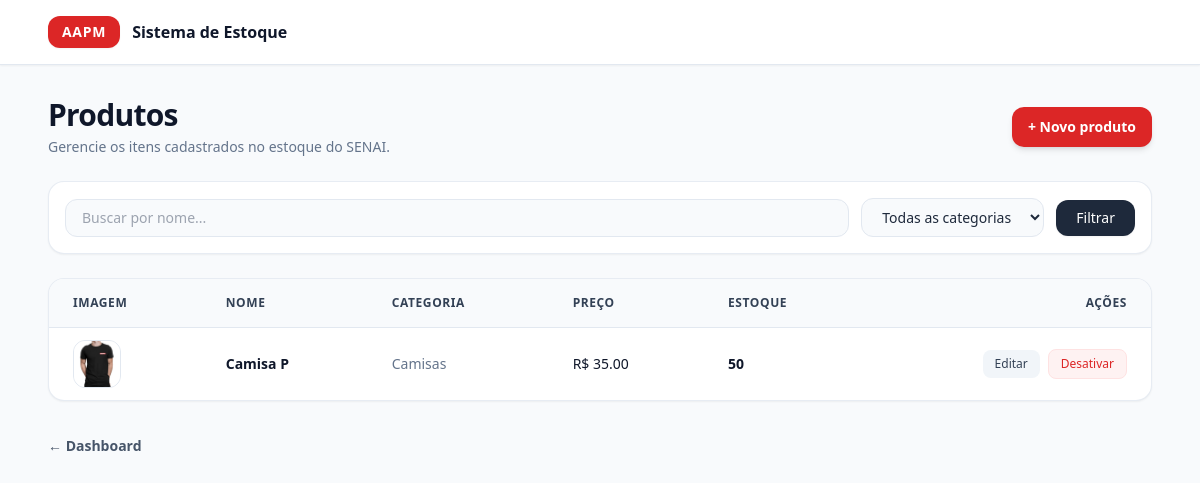
The app's page /produtos/ (signed in), older data.
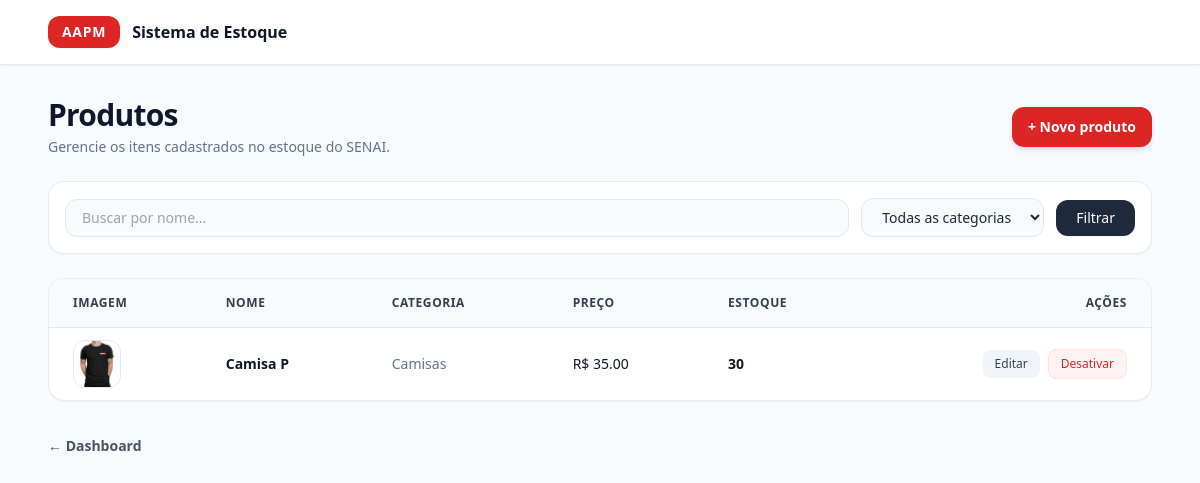
The same page, newer data.
### app/models/produto.py (models this page shows, shortened)
class Produto(Base):
    __tablename__ = "produtos"
    id = Column(Integer, primary_key=True, autoincrement=True, index=True)
    nome = Column(String(150), nullable=False, index=True)
    preco = Column(Float, nullable=False, default=0.0)
    estoque_atual = Column(Integer, nullable=False, default=0)
    ativo = Column(Boolean, default=True)
    imagem_path = Column(String(255), nullable=True)
    categoria_id = Column(Integer, ForeignKey("categorias.id", ondelete="SET NULL"), nullable=True )
    categoria = relationship("Categoria", back_populates="produtos")

### app/models/categoria.py (models this page shows)
class Categoria(Base):
    __tablename__ = "categorias"
    id = Column(Integer, primary_key=True, autoincrement=True, index=True)
    nome = Column(String(100), nullable=False, unique=True)
    ativo = Column(Boolean, default=True)
    produtos = relationship("Produto", back_populates="categoria", lazy="select")

### app/controllers/produto_controller.py (the view)
@router.get("/")
def listar_produtos(
    request: Request,
    busca: str = "",
    categoria_id: int = 0,       # 0 = todas as categorias
    db: Session = Depends(get_db),
    usuario = Depends(get_usuario_logado)
):
    query = db.query(Produto).filter(Produto.ativo == True)
    if busca:
        query = query.filter(Produto.nome.ilike(f"%{busca}%"))
    if categoria_id:
        query = query.filter(Produto.categoria_id == categoria_id)
    produtos    = query.order_by(Produto.nome).all()
    categorias  = db.query(Categoria).filter(Categoria.ativo == True).all()
    return templates.TemplateResponse(
        request,
        "produtos/index.html",
        {
            "request":      request,
            "usuario":      usuario,
            "produtos":     produtos,
            "categorias":   categorias,
            "busca":        busca,
            "categoria_id": categoria_id,
        }
    )

### app/templates/produtos/index.html (shortened to what the changed rows need)
<!DOCTYPE html>
<html lang="pt-br">
<head>
    <script src="https://cdn.tailwindcss.com"></script>
</head>
<body class="bg-slate-50 min-h-screen flex flex-col font-sans text-slate-800">
    <main class="flex-1 max-w-6xl w-full mx-auto px-6 py-8 space-y-6">
        <div class="flex flex-col sm:flex-row sm:items-center sm:justify-between gap-4">
            <div>
                <h1 class="text-2xl sm:text-3xl font-extrabold text-slate-900 tracking-tight">Produtos</h1>
            </div>
        </div>
        <div class="bg-white rounded-2xl shadow-sm border border-slate-200/80 overflow-hidden">
            <div class="overflow-x-auto">
                <table class="w-full text-left text-sm text-slate-600">
                    <thead class="bg-slate-50 border-b border-slate-200 text-slate-700 uppercase font-semibold text-xs tracking-wider">
                        <tr>
                            <th class="px-6 py-4">Imagem</th>
                            <th class="px-6 py-4">Nome</th>
                            <th class="px-6 py-4">Categoria</th>
                            <th class="px-6 py-4">Preço</th>
                            <th class="px-6 py-4">Estoque</th>
                            <th class="px-6 py-4 text-right">Ações</th>
                        </tr>
                    </thead>
                    <tbody class="divide-y divide-slate-100">
                        {% for p in produtos %}
                        <tr class="hover:bg-slate-50/80 transition-colors">
                            <td class="px-6 py-3">
                                <div class="w-12 h-12 bg-slate-100 rounded-xl overflow-hidden border border-slate-200 flex items-center justify-center shrink-0">
                                    {% if p.imagem_url %}
                                        <img src="{{ p.imagem_url }}"
                                             alt="{{ p.nome }}"
                                             class="w-full h-full object-cover">
                                    {% else %}
                                        <span class="text-xs text-slate-400">s/ img</span>
                                    {% endif %}
                                </div>
                            </td>
                            <td class="px-6 py-4 font-semibold text-slate-900">
                                <a href="/produtos/{{ p.id }}" class="hover:text-red-600 transition-colors">
                                    {{ p.nome }}
                                </a>
                            </td>
                            <td class="px-6 py-4 text-slate-500 whitespace-nowrap">
                                {{ p.categoria.nome if p.categoria else "—" }}
                            </td>
                            <td class="px-6 py-4 font-medium text-slate-900 whitespace-nowrap">
                                R$ {{ "%.2f"|format(p.preco) }}
                            </td>
                            <td class="px-6 py-4 font-bold text-slate-900 whitespace-nowrap">
                                {{ p.estoque_atual }}
                            </td>
                            <td class="px-6 py-4 text-right whitespace-nowrap">
                                {% if usuario.role == 'admin' %}
                                    <div class="inline-flex items-center justify-end gap-2">
                                        <a href="/produtos/{{ p.id }}/editar"
                                           class="px-3 py-1.5 bg-slate-100 hover:bg-slate-200 text-slate-700 font-medium text-xs rounded-lg transition-colors">
                                            Editar
                                        </a>
                                        <form action="/produtos/{{ p.id }}/desativar"
                                              method="post"
                                              class="inline"
                                              onsubmit="return confirm('Desativar {{ p.nome }}?')">
                                            <button type="submit"
                                                    class="px-3 py-1.5 bg-red-50 hover:bg-red-100 text-red-600 font-medium text-xs rounded-lg transition-colors border border-red-100">
                                                Desativar
                                            </button>
                                        </form>
                                    </div>
                                {% else %}
                                    <span class="text-xs text-slate-400">—</span>
                                {% endif %}
                            </td>
                        </tr>
                        {% endfor %}
                    </tbody>
                </table>
            </div>
        </div>
    </main>
</body>
</html>

Row changes from the older to the newer data that the page shows:
changed Produto "Camisa P": estoque_atual "50" → "30"
